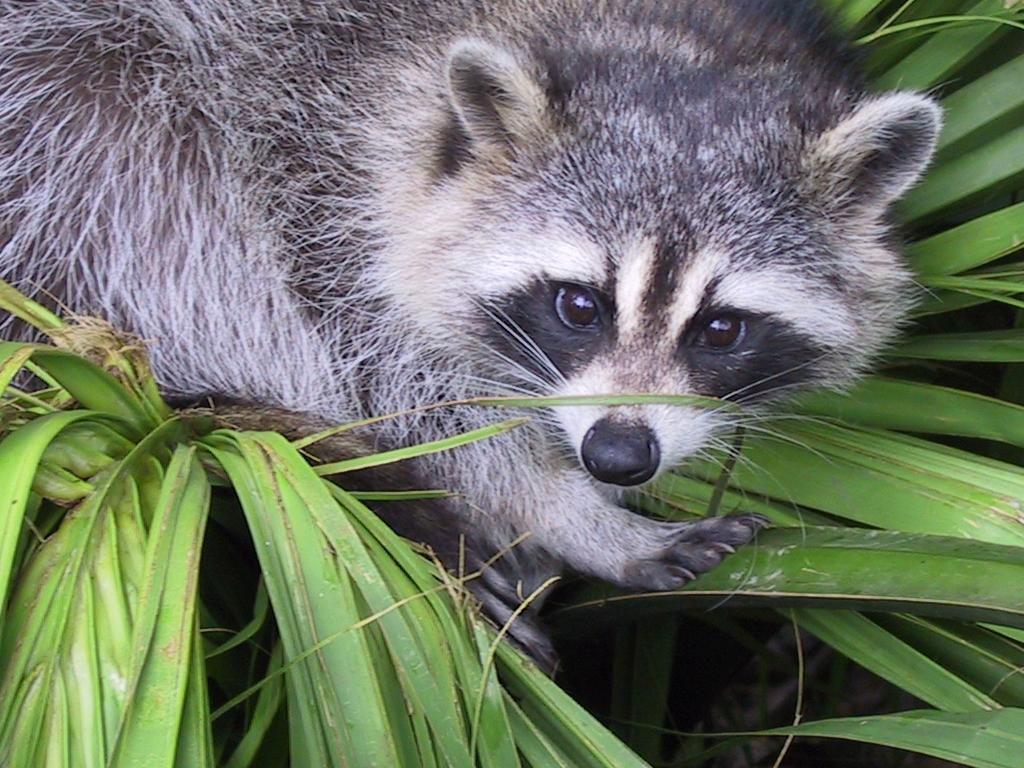
#> input picture Day2/ex04/animal.jpeg, 1024 x 768 px
$ python rotate.py
#> lines starting #> are read from the running program, lines starting #| are printed output that depends on the picture
### Day2/ex04/load_image.py
from typing import Tuple, Optional
from PIL import Image
import numpy as np
import os


def ft_load(path: str,
            verbose: bool = False) -> Tuple[np.ndarray, Optional[Image.Image]]:
    """Load an image and print its shape

    Args:
        path (str): Path to the image

    Raises:
        AssertionError: - File not found
            - Unsupported extension. Has to be jpg, jpeg, png, gif,\
 bmp, tiff, or ico
            - Failed to load image
    Returns:
        Tuple[np.ndarray,Optional[Image.Image]]: (pixels array, image object\
or None on error)
    """
#> called with path = 'animal.jpeg', verbose = False
    image_ext = {".jpg", ".jpeg", ".png", ".gif", ".bmp", ".tiff", ".ico"}
    try:
        if not os.path.exists(path):
            raise AssertionError(f"File not found: {path}")
        _, ext = os.path.splitext(path)
        if not ext.lower() in image_ext:
            supported_ext = ', '.join(image_ext)
            raise AssertionError(f"Unsupported file extension. \
                                  Supported: {supported_ext}")
        img = Image.open(path)
#> img is the input picture: PIL image 1024x768 RGB; mean R, G, B 110.7, 117.7, 102.1
#> (printed output is left out)
        if (img is None):
            raise AssertionError("Failed to load image.")
        if (verbose):
            print(f"The shape of the image is: \
({img.size[0]},{img.size[1]},{img.layers})")  # type: ignore
        return np.array(img), img
    except Exception as e:
        print(f"{Exception.__name__}: {e}")
        return np.ndarray([]), None

### Day2/ex04/rotate.py
from load_image import ft_load
import matplotlib.pyplot as plt
from PIL import Image
import numpy as np
from sys import argv
import os


def crop_image(image: Image.Image) -> Image.Image:
    """Crops an image to a square

    Args:
        image (Image.Image): The image to crop

    Returns:
        Image.Image: The cropped image
    """
    # [5 lines of commented-out code are left out]
    return image.crop((400, 100, 800, 500))
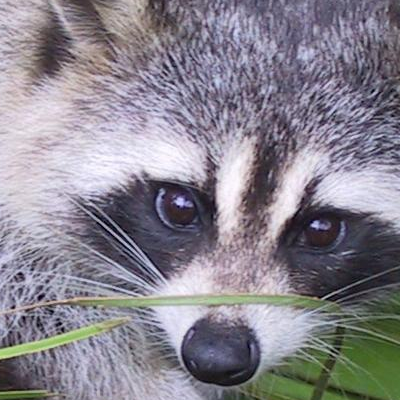
#> returned value: PIL image 400x400 RGB; mean R, G, B 136.6, 132.5, 142.6
#| The shape of the image is: (400,400,3)


def transpose_image(image: Image.Image) -> Image.Image:
    """Transpose an image, rotating it 90 degree

    Args:
        image (Image.Image): The image to transpose

    Returns:
        Image.Image: The transposed image
    """
    src_pixels = image.load()
    width, height = image.size
#> width = 400; height = 400
    rotated_image = Image.new("RGB", (height, width))
#> rotated_image: PIL image 400x400 RGB; every value is 0
    dst_pixels = rotated_image.load()

    if (src_pixels and dst_pixels):
        for y in range(height):
            for x in range(width):
                dst_pixels[y, width - 1 - x] = src_pixels[x, y]

    return rotated_image if rotated_image and dst_pixels else image
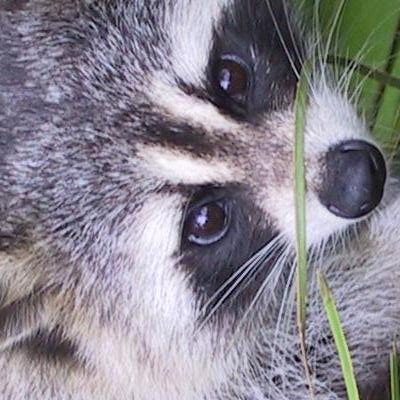
#> returned value: PIL image 400x400 RGB; mean R, G, B 136.6, 132.5, 142.6


def main():
    try:
        path = "animal.jpeg"
        if (len(argv) == 2):
            path = argv[1]
        array: np.ndarray
        img: Image.Image
        a1, a2 = ft_load(path)
        if (len(a1) and a2):
            array = a1
            img = a2
        print(array)
        cropped_image = crop_image(img)
        _, ext = os.path.splitext(path)
        cropped_image.save(f"cropped_image{ext}")
        a1, a2 = ft_load(f"cropped_image{ext}", True)

        if (len(a1) and a2):
            array = a1
            img = a2
        transposed_image = transpose_image(img)

        plt.imshow(np.array(transposed_image))
        plt.title("Transposed Image")
        plt.axis('on')
        plt.show()
    except Exception as e:
        print(f"Unexpected exception: {e}")


if __name__ == "__main__":
    main()
